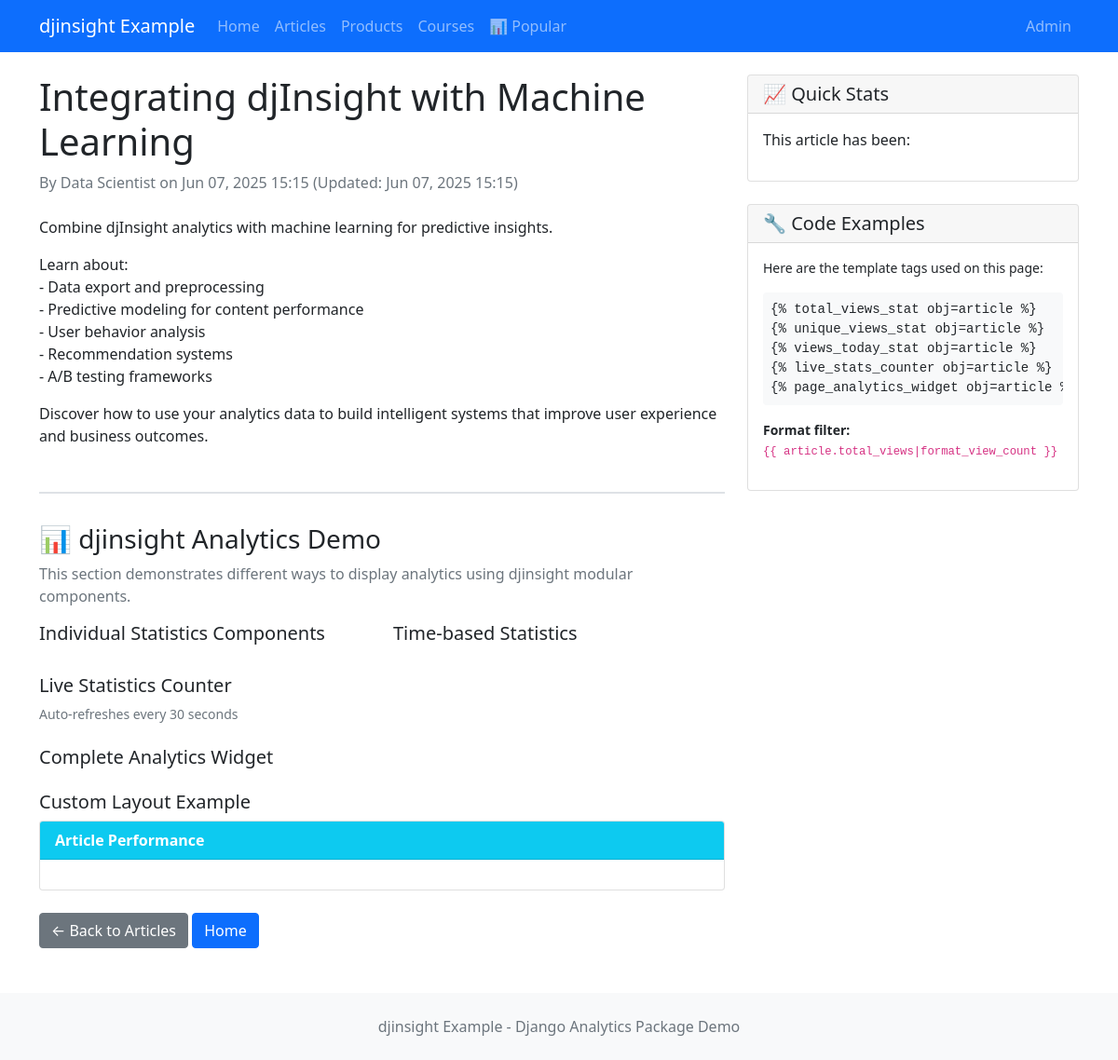
/articles/integrating-djinsight-with-machine-learning/, run on the app's committed database.
### blog/models.py (models this page shows, shortened)
class Article(PageViewStatisticsMixin, models.Model):
    title = models.CharField(max_length=200)
    slug = models.SlugField(unique=True)
    content = models.TextField()
    author = models.CharField(max_length=100, default="Admin")
    published_at = models.DateTimeField(default=timezone.now)
    updated_at = models.DateTimeField(auto_now=True)
    class Meta:
        ordering = ["-published_at"]

### blog/views.py (the view)
class ArticleDetailView(DetailView):
    model = Article
    template_name = "blog/article_detail.html"
    context_object_name = "article"

### templates/blog/article_detail.html (shortened to what this page needs)
{% extends 'base.html' %}
{% load djinsight_tags %}
{% block content %}
<div class="row">
    <div class="col-md-8">
        <article>
            <header class="mb-4">
                <h1>{{ article.title }}</h1>
                <div class="article-meta d-flex justify-content-between align-items-center mb-3">
                    <div>
                        <span class="text-muted">
                            By {{ article.author }} on {{ article.published_at|date:"M d, Y H:i" }}
                        </span>
                        {% if article.updated_at != article.published_at %}
                        <span class="text-muted">
                            (Updated: {{ article.updated_at|date:"M d, Y H:i" }})
                        </span>
                        {% endif %}
                    </div>
                </div>
            </header>
            <div class="content mb-4">
                {{ article.content|linebreaks }}
            </div>
        </article>
        <div class="analytics-demo mt-5">
            <h3>📊 djinsight Analytics Demo</h3>
            <p class="text-muted">
                This section demonstrates different ways to display analytics using djinsight modular components.
            </p>
            <div class="row mb-4">
                <div class="col-md-6">
                    <h5>Individual Statistics Components</h5>
                </div>
                <div class="col-md-6">
                    <h5>Time-based Statistics</h5>
                </div>
            </div>
            <div class="mb-4">
                <h5>Live Statistics Counter</h5>
                <p class="small text-muted">Auto-refreshes every 30 seconds</p>
            </div>
            <div class="mb-4">
                <h5>Complete Analytics Widget</h5>
            </div>
            <div class="mb-4">
                <h5>Custom Layout Example</h5>
                <div class="card">
                    <div class="card-header bg-info text-white">
                        <strong>Article Performance</strong>
                    </div>
                    <div class="card-body">
                    </div>
                </div>
            </div>
        </div>
        <div class="mt-4">
            <a href="{% url 'article_list' %}" class="btn btn-secondary">← Back to Articles</a>
            <a href="{% url 'home' %}" class="btn btn-primary">Home</a>
        </div>
    </div>
    <div class="col-md-4">
        <div class="card mb-4">
            <div class="card-header">
                <h5 class="mb-0">📈 Quick Stats</h5>
            </div>
            <div class="card-body">
                <p class="mb-3">This article has been:</p>
            </div>
        </div>
        <div class="card">
            <div class="card-header">
                <h5 class="mb-0">🔧 Code Examples</h5>
            </div>
            <div class="card-body">
                <p class="small">Here are the template tags used on this page:</p>
                <pre class="small bg-light p-2 rounded"><code>{% templatetag openblock %} total_views_stat obj=article {% templatetag closeblock %}
{% templatetag openblock %} unique_views_stat obj=article {% templatetag closeblock %}
{% templatetag openblock %} views_today_stat obj=article {% templatetag closeblock %}
{% templatetag openblock %} live_stats_counter obj=article {% templatetag closeblock %}
{% templatetag openblock %} page_analytics_widget obj=article {% templatetag closeblock %}</code></pre>
                <p class="small mt-2">
                    <strong>Format filter:</strong><br>
                    <code>{% templatetag openvariable %} article.total_views|format_view_count {% templatetag closevariable %}</code>
                </p>
            </div>
        </div>
    </div>
</div>
{% endblock %}

### templates/blog/article_detail.html (style rules this page uses)
.analytics-demo { border-top: 2px solid #dee2e6; padding-top: 2rem; }

### data on the page
Article: title "Integrating djInsight with Machine Learning", author "Data Scientist", published_at "Jun 07, 2025 15:15", updated_at "Jun 07, 2025 15:15", content "Combine djInsight analytics with machine learning for predictive insights. Learn about: - Data export and preprocessing - Predictive modeling for content performance - User behavior analysis - Recommendation systems - A/B testing frameworks Discover how to use your analytics data to build intelligent systems that improve user experience and business outcomes."
